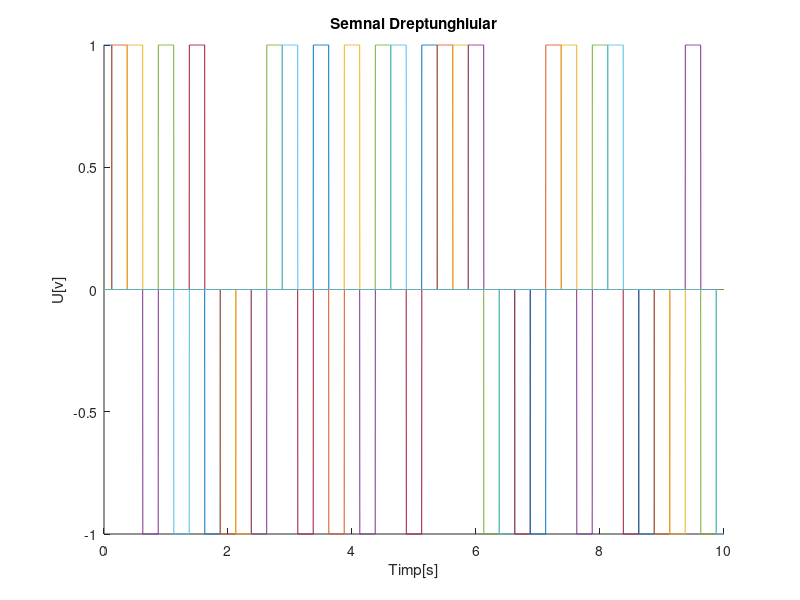
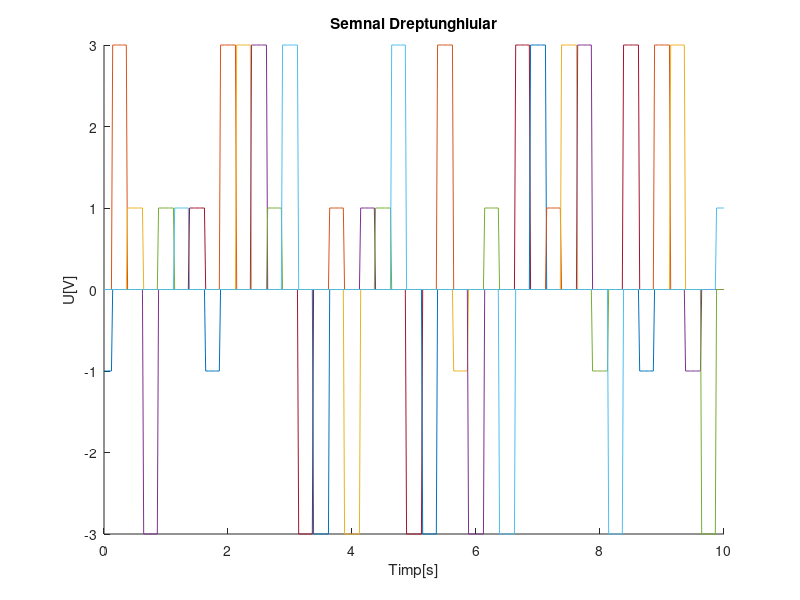
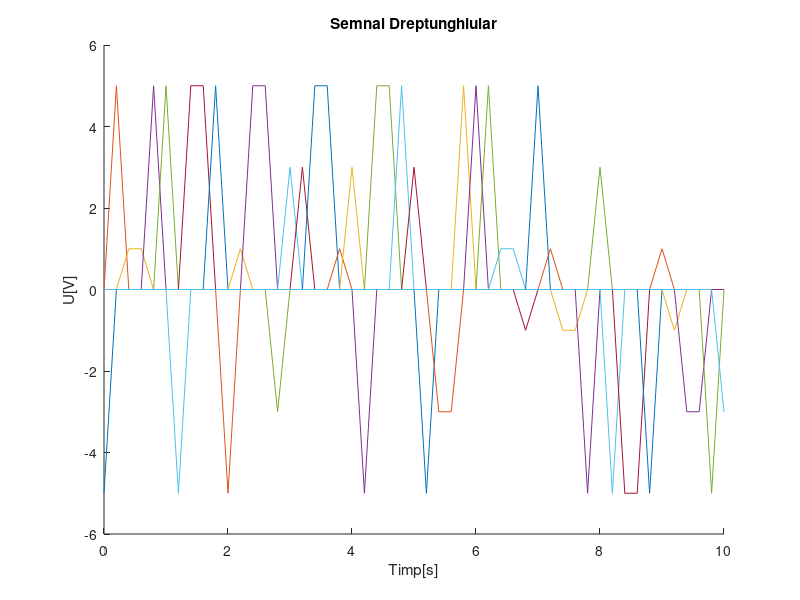
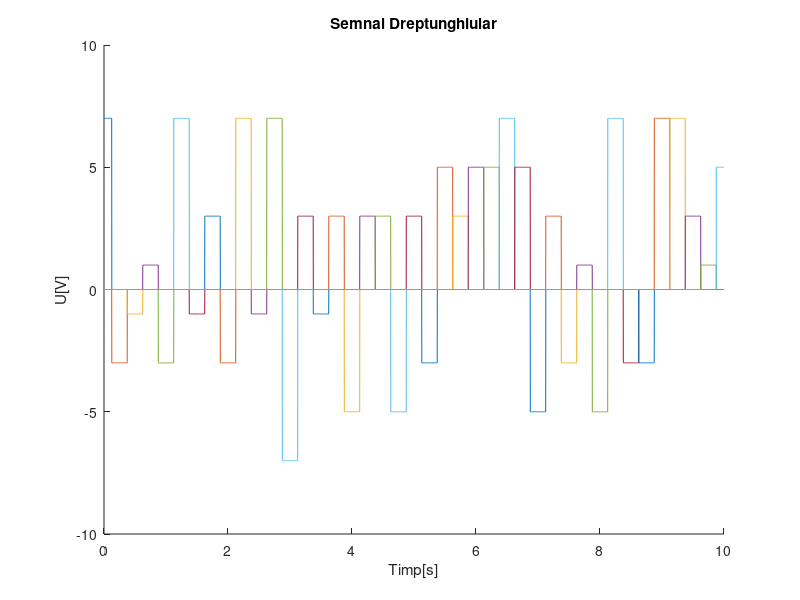

Write the MATLAB code that produced these figures, in order.
figure (1)
t=0:0.002:10%timpul de la 0 la 10 secunde cu rezolutie temporara de 2ms
niv=[-1 1];
hold on
for n= 0:0.25:10
    l=datasample(niv,1);
    plot(t,l*rectpuls(t-n,0.25))
end
title ('Semnal Dreptunghiular')
xlabel('Timp[s]')
ylabel('U[v]')
hold off

figure (2)
t=0:0.02:10%timpul de la 0 la 10 secunde cu rezolutie temporara de 20ms
niv=[-3 -1 1 3];
hold on
for n=0:0.25:10
    l=datasample(niv,1)
    plot(t,l*rectpuls(t-n,0.25))
end
title ('Semnal Dreptunghiular')
xlabel('Timp[s]')
ylabel('U[V]')
hold off

figure(3)
t=0:0.2:10%timpul de la 0 la 10 secunde cu rezolutie temporara de 200ms
niv=[-5 -3 -1 1 3 5];
hold on
for n=0:0.25:10
    l=datasample(niv,1)
    plot(t,l*rectpuls(t-n,0.25))
end
title ('Semnal Dreptunghiular')
xlabel('Timp[s]')
ylabel('U[V]')
hold off

figure(4)
t=0:0.002:10
niv=[-7 -5 -3 -1 1 3 5 7];
hold on
for n=0:0.25:10
    l=datasample(niv,1)
    plot(t,l*rectpuls(t-n,0.25))
end
title ('Semnal Dreptunghiular')
xlabel('Timp[s]')
ylabel('U[V]')
hold off
